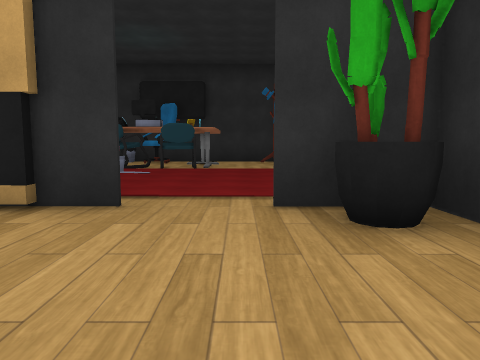
view 1 (above)

13 first-person views from a walk through a 3-D level made in the Unity game engine. The camera is 1.4 m above the floor, tilts 6° down and sees 70° across. The floor is counted in squares, 2 m on a side. Each view is taken from the middle of a square. On the plan, view 1 faces up. The plan holds only what a view shows up to about 11 squares ahead; the rest is blank. The place goes on beyond the plan.

view 2
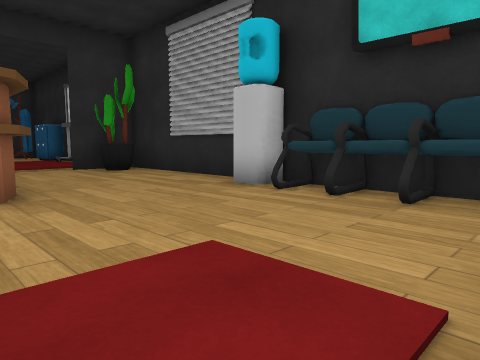

view 3
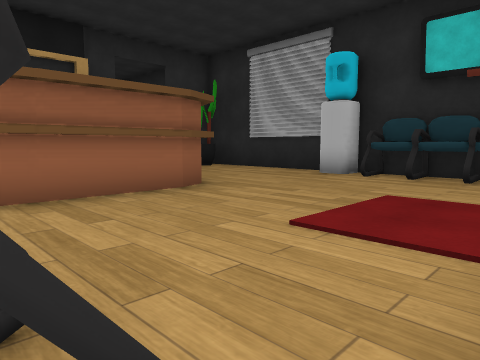

view 4
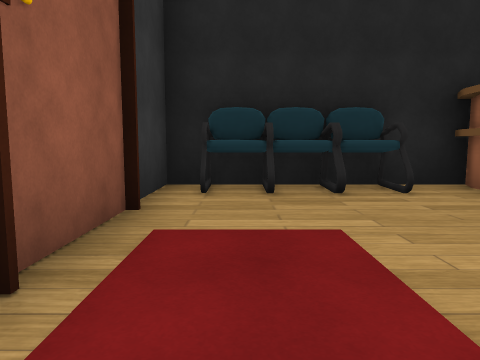

view 5
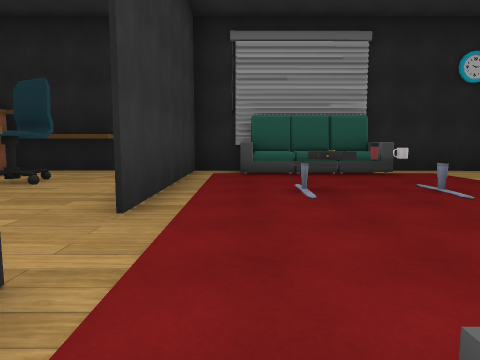

view 6
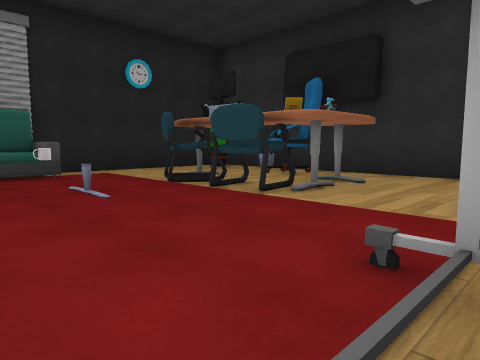

view 7
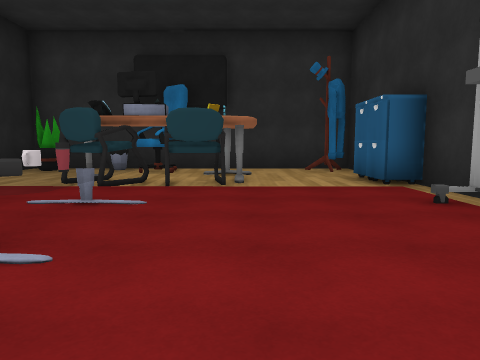

view 8
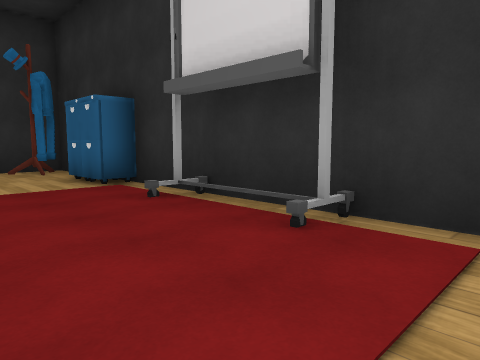

view 9
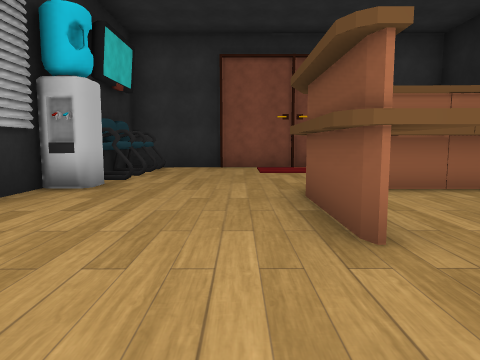

view 10
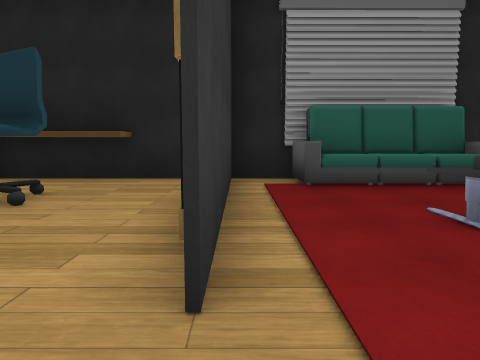

view 11
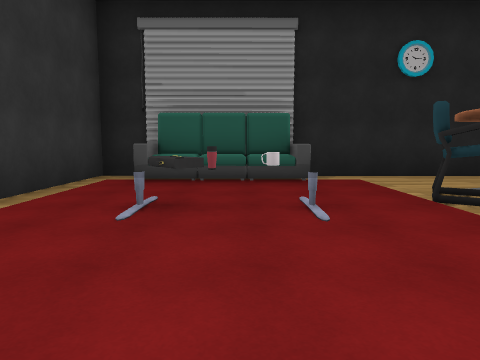

view 12
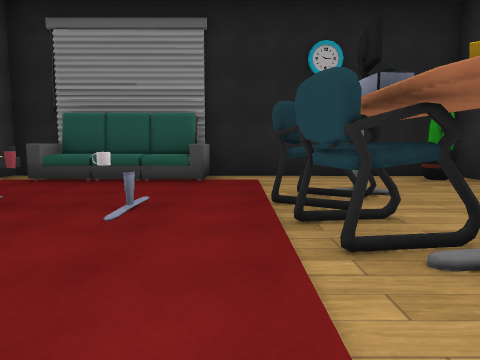

view 13
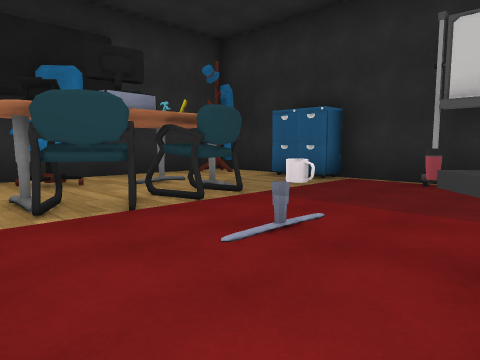

### Floor plan
Points are (right, up) in squares from view 1. A wall is a line through its corners. A room is listed if a view was taken in it or the views show most of it. See-through windows are left out.
Room 1 (views 1, 2, 3, 4, 7, 8, 9, 10)
walls: (2.2, -1.5) (2.2, 4); (2.2, -2.6) (2.2, -1.9); (-2.1, 3.6) (-2.6, 3.6); (-1.3, 3.8) (-2.4, 3.8); (-6.9, 2.9) (-6.9, -6.2) (2.2, -6.2); (2.2, 3.8) (0.4, 3.8)
ways out: opening at (-0.5, 4) to room 2
objects: other object (-7, -1) to (-4, -1); other object (-6, -5); other object (-6, -4) to (-6, -3); chair (-4, 1); other object (-3, -1) to (-2, 1); other object (1, -5) to (2, -5); other object (1, -4) to (2, -3); plant (1, 3); other object (2, -4); water cooler (2, -1)
Room 2 (views 5, 6, 11, 12, 13)
walls: (2.2, 11.9) (2.2, 14) (-6.9, 13.9) (-6.9, 8); (-6.9, 5.4) (-6.9, 3.8) (-1.3, 3.8); (2.2, 4) (2.2, 9.5)
ways out: opening at (-0.5, 4) to room 1
objects: other object (-6, 5) to (-6, 8); plant (-6, 13); other object (-4, 10) to (-3, 10); bin (-4, 13); table (-3, 6) to (-2, 6); mug (-3, 7); table (-3, 8); chair (-3, 13); flask (-2, 7); other object (-2, 10); other object (-1, 11); other object (1, 13); other object (2, 8); cabinet (2, 10); cabinet (2, 11)

Positions as (right, up) in squares from view 1, and headings:
1: (0, 0), facing up
2: (-3, -6), facing up-right
3: (-6, -6), facing up-right
4: (-1, -5), facing left
5: (2, 5), facing left
6: (2, 6), facing up-left
7: (-1, 4), facing up
8: (-1, 4), facing up-right
9: (-1, 4), facing down
10: (0, 4), facing left
11: (1, 7), facing left
12: (1, 9), facing left
13: (-5, 6), facing up-right
